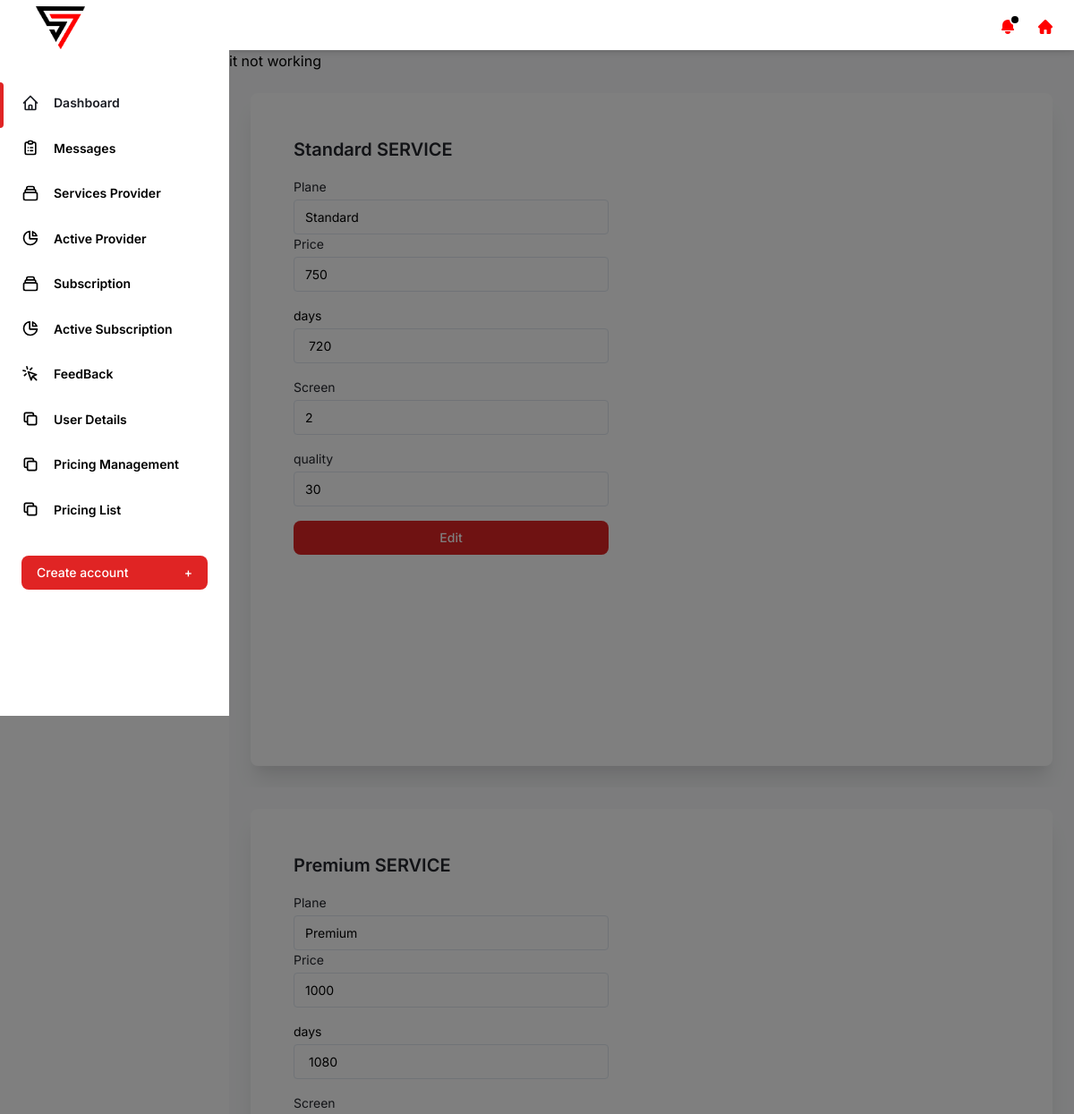
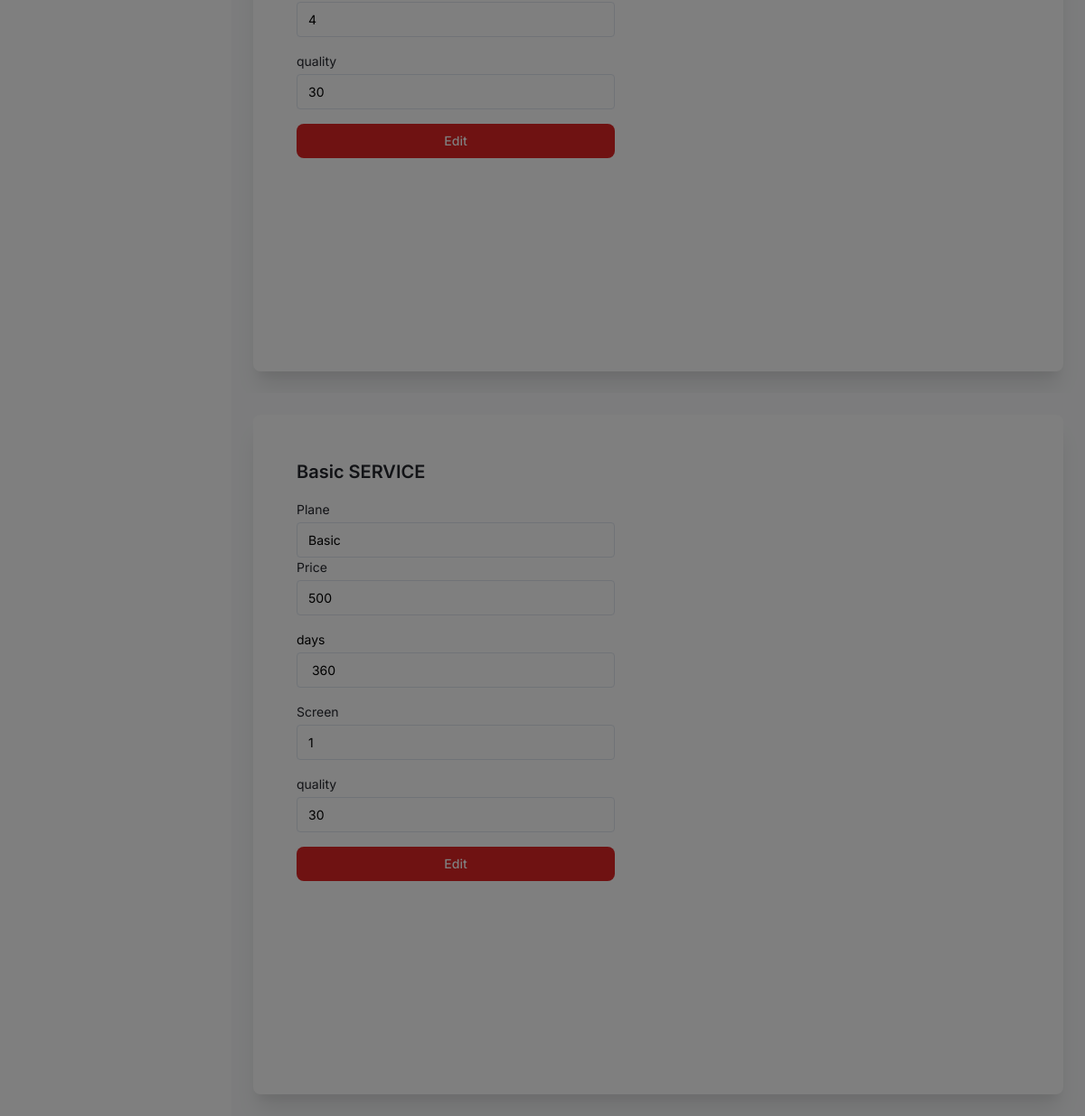
The page /admin/edit_plan.php (signed in) on the database its author committed (2 pictures, top to bottom).
### tables this page shows
CREATE TABLE `plan` (
  `planID` int(11) NOT NULL,
  `planPrice` int(11) DEFAULT NULL,
  `planQuality` varchar(100) DEFAULT NULL,
  `planScreenSharing` varchar(100) DEFAULT NULL,
  `planForDays` int(11) DEFAULT NULL,
  `plan` varchar(100) DEFAULT NULL
);

### admin/edit_plan.php (the view, shortened to what this page needs)
<?php
include "shared/config.php";
require "shared/header.php";
  $id=$_GET['id'];
  $price=$_POST['price'];
  $days=$_POST['days'];
  $screen=$_POST['screen'];
  $video=$_POST['video'];
  $plan=$_POST['plane'];
  $edit="UPDATE `plan` SET planPrice='$price' , planQuality='$video',  planScreenSharing ='$screen' , planForDays ='$days',
  plan='$plan' where  planID='$id'";
  $edit_run=mysqli_query($conn,$edit);
  if($edit_run){
    echo "it not working";
  }else
  {
    echo "working";
  }
?>
<!DOCTYPE html>
<html :class="{ 'theme-dark': dark }" x-data="data()" lang="en">
  <head>
    <link rel="stylesheet" href="../assets/css/tailwind.output.css" />
  </head>
  <body>
  <?php
                $edit_n="SELECT * From `plan`";
                $edit_q=mysqli_query($conn,$edit_n);
                while($row_e=mysqli_fetch_array($edit_q)){
                 ?>
    <div class="flex items-center min-h-screen p-6 bg-gray-50 dark:bg-gray-900">
      <div
        class="flex-1 h-full max-w-4xl mx-auto overflow-hidden bg-white rounded-lg shadow-xl dark:bg-gray-800"
      >
          <div class="flex items-center justify-center p-6 sm:p-12 md:w-1/2">
            <div class="w-full">
              <h1
                class="mb-4 text-xl font-semibold text-gray-700 dark:text-gray-200"
              >
             <?php echo $row_e['plan'];?>  SERVICE
              </h1>
              <form  method="post" >
              <label class="block text-sm">
              <span class="text-gray-700 dark:text-gray-400">Plane</span>
                <input
                name="plane"
                  class="block w-full mt-1 text-sm dark:border-gray-600 dark:bg-gray-700 focus:border-purple-400 focus:outline-none focus:shadow-outline-purple dark:text-gray-300 dark:focus:shadow-outline-gray form-input"
                  value="<?php echo $row_e['plan'];?>"
                />
              </label>
              <label class="block text-sm">
                <span class="text-gray-700 dark:text-gray-400">Price</span>
                <input
                name="price"
                  class="block w-full mt-1 text-sm dark:border-gray-600 dark:bg-gray-700 focus:border-purple-400 focus:outline-none focus:shadow-outline-purple dark:text-gray-300 dark:focus:shadow-outline-gray form-input"
                 value="<?php echo $row_e['planPrice'];?>"
                />
              </label>
              <label class="block mt-4 text-sm">days
                <input
                name="days"
                  class="block w-full mt-1 text-sm dark:border-gray-600 dark:bg-gray-700 focus:border-purple-400 focus:outline-none focus:shadow-outline-purple dark:text-gray-300 dark:focus:shadow-outline-gray form-input"
                value=" <?php echo $row_e['planForDays'];?>"
                />
              </label>
              <label class="block mt-4 text-sm">
                <span class="text-gray-700 dark:text-gray-400">
                Screen
                </span>
                <input
                name="screen"
                  class="block w-full mt-1 text-sm dark:border-gray-600 dark:bg-gray-700 focus:border-purple-400 focus:outline-none focus:shadow-outline-purple dark:text-gray-300 dark:focus:shadow-outline-gray form-input"
                  value="<?php echo $row_e['planScreenSharing'];?>"
                />
              </label>
              <label class="block mt-4 text-sm">
                <span class="text-gray-700 dark:text-gray-400">
                quality
                </span>
                <input
                name="video"
                  class="block w-full mt-1 text-sm dark:border-gray-600 dark:bg-gray-700 focus:border-purple-400 focus:outline-none focus:shadow-outline-purple dark:text-gray-300 dark:focus:shadow-outline-gray form-input"
                 value="<?php echo $row_e['planQuality'];?>"
                />
              </label>
              <button  class="block w-full px-4 py-2 mt-4 text-sm font-medium leading-5 text-center text-white transition-colors duration-150 bg-red-600 border border-transparent rounded-lg active:bg-red-600 hover:bg-red-700 focus:outline-none focus:shadow-outline-red"
              name="edit" type="submit" >Edit</button>
              </form>
            </div>
        </div>
    </div>
 </div>
 <?php
              }
              ?>
  </body>
</html>

### rows shown on the page
plan: plan "Standard", plane "Standard", price "750", days "720", screen "2", video "30"
plan: plan "Premium", plane "Premium", price "1000", days "1080", screen "4", video "30"
plan: plan "Basic", plane "Basic", price "500", days "360", screen "1", video "30"
